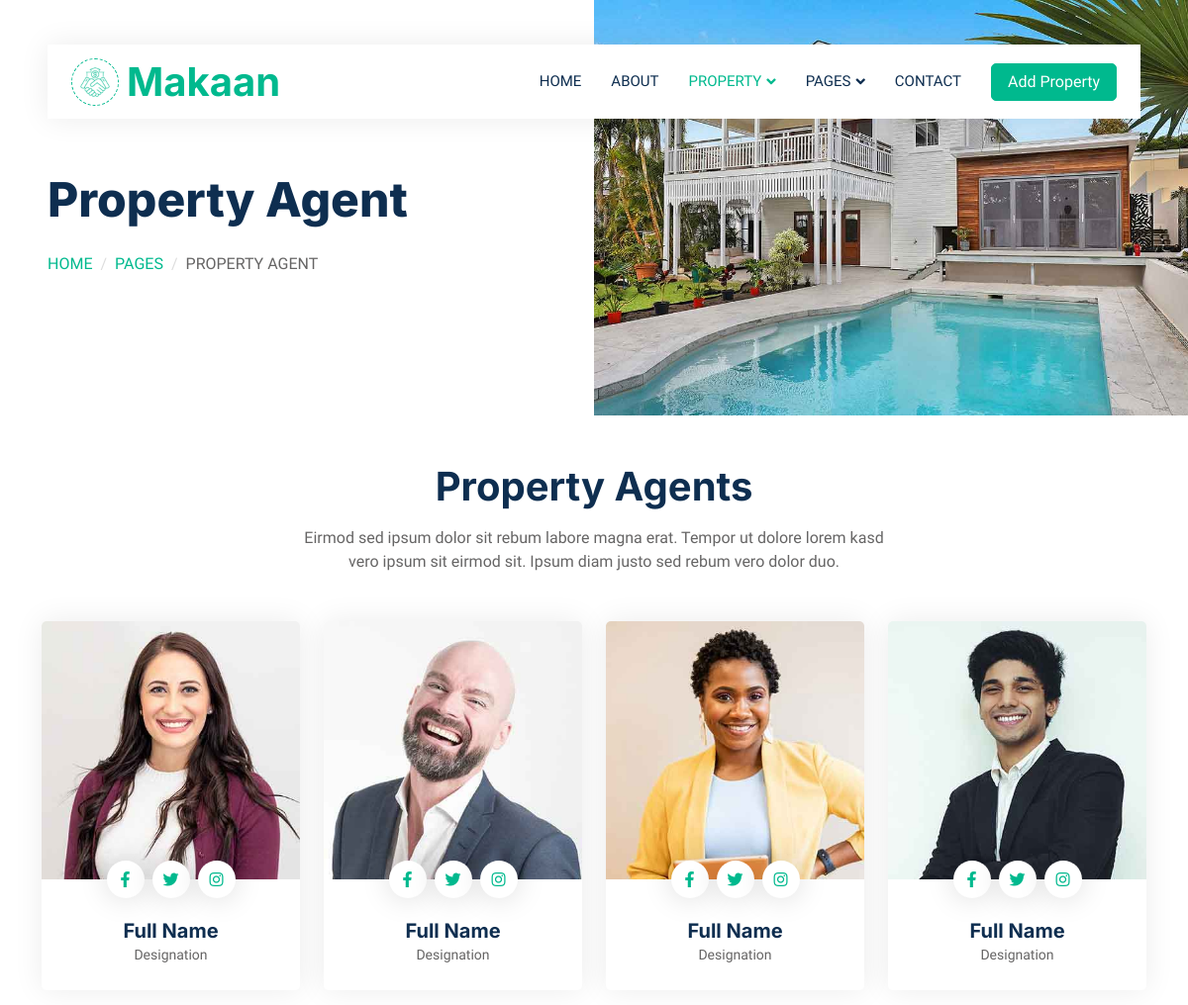
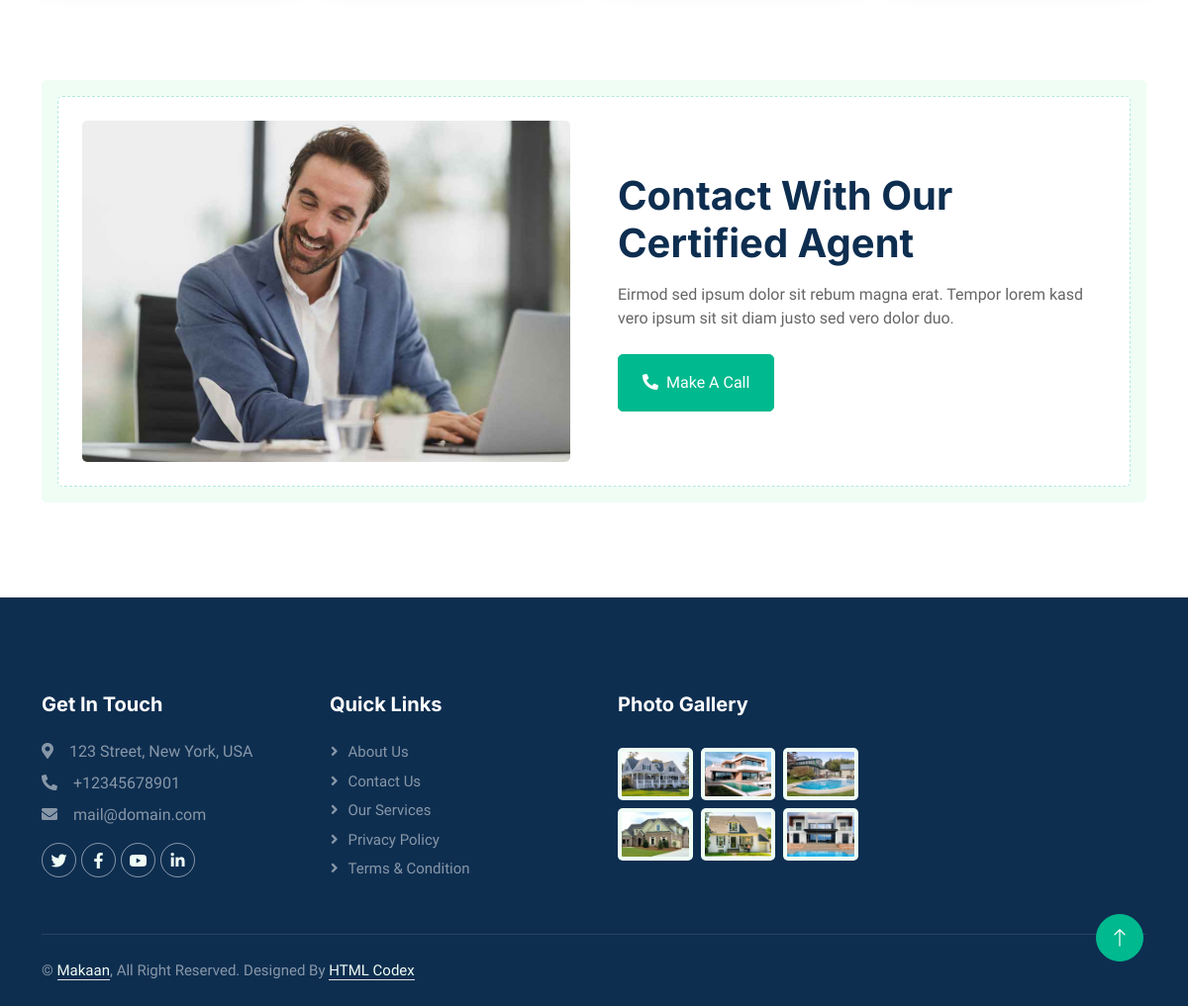
The app's page /pr_agent/ with its own data (2 pictures, top to bottom).
### main/models.py (models this page shows, shortened)
class MainInfo(models.Model):
    img = models.ImageField('Image',upload_to='main_image')
    name = models.CharField('Company name',max_length=255)
    address = models.CharField('Address',max_length=255)
    phone = PhoneNumberField('Phonenumber')
    email = models.EmailField('Email')
    twitter = models.URLField('Twitter')
    facebook = models.URLField('facebook')
    youtube = models.URLField('youtube')
    linkedin = models.URLField('linkedin')
    class Meta:
        verbose_name = 'Main Info'
        verbose_name_plural = 'Main Info'

class AboutStatus(models.Model):
    img = models.ImageField('image',upload_to='images')
    text = models.CharField('Some text',max_length=255)
    word1 = models.CharField('word1',max_length=255)
    word2 = models.CharField('word2',max_length=255)
    word3 = models.CharField('word3',max_length=255)

class PropertyAgent(models.Model):
    agentimg=models.ImageField('agentimg',upload_to='agentimg')
    facebook=models.URLField('facebook')
    twitter=models.URLField('twitter')
    instagram=models.URLField('instagram')
    name=models.CharField('name',max_length=255)
    designation=models.CharField('designation',max_length=255)

class ContactAgent(models.Model):
    imgagent=models.ImageField('imgagent',upload_to='imgagent')
    ver=models.CharField('ver',max_length=255)
    text=models.CharField('text',max_length=255)

class Gallery(models.Model):
    images = models.ImageField('Gallery',upload_to='images')

### main/views.py (the view)
# urls.py: path('pr_agent/',PropertyAgents.as_view(),name = 'pr_agent'),
class PropertyAgents(ListView):
    template_name='property-agent.html'
    def get(self,request):
        propertyagent=PropertyAgent.objects.all()
        contactagent=ContactAgent.objects.all()
        context={
            'propertyagent':propertyagent,
            'contactagent':contactagent
        }
        MainInfoF(context,'Property Agent','Property Agent')
        return render(request,self.template_name,context)

### main/views.py (called while the page is built)
def MainInfoF(context,title,subtitle):
    context['maininfo'] = MainInfo.objects.get()
    context['aboutstatus'] = AboutStatus.objects.all()
    context['gallery'] = Gallery.objects.all()
    context['subtitle'] = subtitle
    context['title'] = title

### main/templates/property-agent.html
{% extends 'base_2.html' %}
    {% block content_2 %}
         <div class="container-xxl py-5">
            <div class="container">
                <div class="text-center mx-auto mb-5 wow fadeInUp" data-wow-delay="0.1s" style="max-width: 600px;">
                    <h1 class="mb-3">Property Agents</h1>
                    <p>Eirmod sed ipsum dolor sit rebum labore magna erat. Tempor ut dolore lorem kasd vero ipsum sit eirmod sit. Ipsum diam justo sed rebum vero dolor duo.</p>
                </div>
                <div class="row g-4">
                    {% for i in propertyagent %}
                    <div class="col-lg-3 col-md-6 wow fadeInUp" data-wow-delay="0.1s">
                        <div class="team-item rounded overflow-hidden">
                            <div class="position-relative">
                                <img class="img-fluid" src="{{ i.agentimg.url }}" alt="">
                                <div class="position-absolute start-50 top-100 translate-middle d-flex align-items-center">
                                    <a class="btn btn-square mx-1" href="{{ i.facebook }}"><i class="fab fa-facebook-f"></i></a>
                                    <a class="btn btn-square mx-1" href="{{ i.twitter }}"><i class="fab fa-twitter"></i></a>
                                    <a class="btn btn-square mx-1" href="{{ i.instagram }}"><i class="fab fa-instagram"></i></a>
                                </div>
                            </div>
                            <div class="text-center p-4 mt-3">
                                <h5 class="fw-bold mb-0">{{ i.name }}</h5>
                                <small>{{ i.designation }}</small>
                            </div>
                        </div>
                    </div>
                    {% endfor %}
                </div>
            </div>
        </div>
       <div class="container-xxl py-5">
        <div class="container">
            {% for i in contactagent %}
            <div class="bg-light rounded p-3">
                <div class="bg-white rounded p-4" style="border: 1px dashed rgba(0, 185, 142, .3)">
                    <div class="row g-5 align-items-center">
                        <div class="col-lg-6 wow fadeIn" data-wow-delay="0.1s">
                            <img class="img-fluid rounded w-100" src="{{ i.imgagent.url }}" alt="">
                        </div>
                        <div class="col-lg-6 wow fadeIn" data-wow-delay="0.5s">
                            <div class="mb-4">
                                <h1 class="mb-3">{{ i.ver }}</h1>
                                <p>{{ i.text }}</p>
                            </div>
                            <a href="" class="btn btn-primary py-3 px-4 me-2"><i class="fa fa-phone-alt me-2"></i>Make A Call</a>
                        </div>
                    </div>
                </div>
            {% endfor %}
            </div>
        </div>
    </div>
{% endblock %}

### main/templates/base_2.html
{% extends 'base.html' %}
    {% block content %}
<div class="container-fluid header bg-white p-0">
    <div class="row g-0 align-items-center flex-column-reverse flex-md-row">
        {% for i in aboutstatus %}
        <div class="col-md-6 p-5 mt-lg-5">
            <h1 class="display-5 animated fadeIn mb-4">{{ subtitle }}</h1>
                <nav aria-label="breadcrumb animated fadeIn">
                <ol class="breadcrumb text-uppercase">
                    <li class="breadcrumb-item"><a href="#">{{ i.word1 }}</a></li>
                    <li class="breadcrumb-item"><a href="#">{{ i.word2 }}</a></li>
                    <li class="breadcrumb-item text-body active" aria-current="page">{{ title }}</li>
                </ol>
            </nav>
        </div>
        <div class="col-md-6 animated fadeIn">
            <img class="img-fluid" src="{{ i.img.url }}" alt="">
        </div>
        {% endfor %}
    </div>
</div>
{% block content_2 %}
{% endblock %}
{% endblock %}

### main/templates/base.html (shortened to what this page needs)
{% load static %}
<!DOCTYPE html>
<html lang="en">
<head>
    <link href="https://cdnjs.cloudflare.com/ajax/libs/font-awesome/5.10.0/css/all.min.css" rel="stylesheet">
    <link href="https://cdn.jsdelivr.net/npm/bootstrap-icons@1.4.1/font/bootstrap-icons.css" rel="stylesheet">
    <link href="{% static 'lib/animate/animate.min.css' %}" rel="stylesheet">
    <link href="{% static 'lib/owlcarousel/assets/owl.carousel.min.css' %}" rel="stylesheet">
    <link href="{% static 'css/bootstrap.min.css' %}" rel="stylesheet">
    <link href="{% static 'css/style.css' %}" rel="stylesheet">
</head>
<body>
    <div class="container-xxl bg-white p-0">
<div class="container-fluid nav-bar bg-transparent">
    <nav class="navbar navbar-expand-lg bg-white navbar-light py-0 px-4">
        <a href="{% url 'home' %}" class="navbar-brand d-flex align-items-center text-center">
            <div class="icon p-2 me-2">
                <img class="img-fluid" src="{{ maininfo.img.url }}" alt="Icon" style="width: 30px; height: 30px;">
            </div>
            <h1 class="m-0 text-primary">{{ maininfo.name }}</h1>
        </a>
        <div class="collapse navbar-collapse" id="navbarCollapse">
            <div class="navbar-nav ms-auto">
                <a href="{% url 'home' %}" class="nav-item nav-link {% if request.path == '/' %}active{% endif %}">Home</a>
                <a href="{% url 'about' %}" class="nav-item nav-link {% if request.path == '/about/' %}active{% endif %}">About</a>
                <div class="nav-item dropdown">
                    <a href="#" class="nav-link dropdown-toggle {% if request.path == '/pr_list/' or request.path == '/pr_type/' or request.path == '/pr_agent/' %}active{% endif %}" data-bs-toggle="dropdown">Property</a>
                </div>
                <div class="nav-item dropdown">
                    <a href="#" class="nav-link dropdown-toggle {% if request.path == '/testimonial/' %}active{% endif %}" data-bs-toggle="dropdown">Pages</a>
                </div>
                <a href="{% url 'contact' %}" class="nav-item nav-link {% if request.path == '/contact/' %}active{% endif %}">Contact</a>
            </div>
            <a href="{% url 'pr_list' %}" class="btn btn-primary px-3 d-none d-lg-flex">Add Property</a>
        </div>
    </nav>
</div>
        {% block content %}{% endblock %}
        <div class="container-fluid bg-dark text-white-50 footer pt-5 mt-5 wow fadeIn" data-wow-delay="0.1s">
            <div class="container py-5">
                <div class="row g-5">
                    <div class="col-lg-3 col-md-6">
                        <h5 class="text-white mb-4">Get In Touch</h5>
                        <p class="mb-2"><i class="fa fa-map-marker-alt me-3"></i>{{ maininfo.address }}</p>
                        <p class="mb-2"><i class="fa fa-phone-alt me-3"></i>{{ maininfo.phone }}</p>
                        <p class="mb-2"><i class="fa fa-envelope me-3"></i>{{ maininfo.email }}</p>
                        <div class="d-flex pt-2">
                            <a class="btn btn-outline-light btn-social" href="{{ maininfo.twitter }}" target="_blank"><i class="fab fa-twitter"></i></a>
                            <a class="btn btn-outline-light btn-social" href="{{ maininfo.facebook }}" target="_blank"><i class="fab fa-facebook-f"></i></a>
                            <a class="btn btn-outline-light btn-social" href="{{ maininfo.youtube }}" target="_blank"><i class="fab fa-youtube"></i></a>
                            <a class="btn btn-outline-light btn-social" href="{{ maininfo.linkedin }}" target="_blank"><i class="fab fa-linkedin-in"></i></a>
                        </div>
                    </div>
                    <div class="col-lg-3 col-md-6">
                        <h5 class="text-white mb-4">Quick Links</h5>
                        <a class="btn btn-link text-white-50" href="">About Us</a>
                        <a class="btn btn-link text-white-50" href="">Contact Us</a>
                        <a class="btn btn-link text-white-50" href="">Our Services</a>
                        <a class="btn btn-link text-white-50" href="">Privacy Policy</a>
                        <a class="btn btn-link text-white-50" href="">Terms & Condition</a>
                    </div>
                    <div class="col-lg-3 col-md-6">
                        <h5 class="text-white mb-4">Photo Gallery</h5>
                        <div class="row g-2 pt-2">
                            {% for i in gallery %}
                            <div class="col-4">
                                <img class="img-fluid rounded bg-light p-1" src="{{ i.images.url }}" alt="">
                            </div>
                            {% endfor %}
                        </div>
                    </div>
                </div>
            </div>
            <div class="container">
                <div class="copyright">
                    <div class="row">
                        <div class="col-md-6 text-center text-md-start mb-3 mb-md-0">
                            &copy; <a class="border-bottom" href="#">{{ maininfo.name }}</a>, All Right Reserved.
                            Designed By <a class="border-bottom" href="https://htmlcodex.com">HTML Codex</a>
                        </div>
                    </div>
                </div>
            </div>
        </div>
        <a href="#" class="btn btn-lg btn-primary btn-lg-square back-to-top"><i class="bi bi-arrow-up"></i></a>
    </div>
</body>
</html>

### main/static/css/style.css (style rules this page uses)
:root { --primary: #00B98E; --secondary: #FF6922; --light: #EFFDF5; --dark: #0E2E50; }
.back-to-top { position: fixed; display: none; right: 45px; bottom: 45px; z-index: 99; }
.btn { transition: .5s; }
.btn.btn-primary, .btn.btn-secondary { color: #FFFFFF; }
.btn-square { width: 38px; height: 38px; }
.btn-lg-square { width: 48px; height: 48px; }
.btn-square, .btn-sm-square, .btn-lg-square { padding: 0; display: flex; align-items: center; justify-content: center; font-weight: normal; border-radius: 50px; }
.nav-bar { position: relative; margin-top: 45px; padding: 0 3rem; transition: .5s; z-index: 9999; }
.navbar { box-shadow: 0 0 30px rgba(0, 0, 0, .08); }
.navbar .dropdown-toggle::after { border: none; content: "\f107"; font-family: "Font Awesome 5 Free"; font-weight: 900; vertical-align: middle; margin-left: 5px; transition: .5s; }
.navbar-light .navbar-nav .nav-link { margin-right: 30px; padding: 25px 0; color: #FFFFFF; font-size: 15px; text-transform: uppercase; outline: none; }
.navbar-light .navbar-nav .nav-link:hover, .navbar-light .navbar-nav .nav-link.active { color: var(--primary); }
.navbar-light .navbar-brand { height: 75px; }
.navbar-light .navbar-nav .nav-link { color: var(--dark); font-weight: 500; }
@media (min-width: 992px) { .header { margin-top: -120px; } }
.breadcrumb-item + .breadcrumb-item::before { color: #DDDDDD; }
.icon { padding: 15px; display: inline-flex; align-items: center; justify-content: center; background: #FFFFFF !important; border-radius: 50px; border: 1px dashed var(--primary) !important; }
.team-item { box-shadow: 0 0 30px rgba(0, 0, 0, .08); transition: .5s; }
.team-item .btn { color: var(--primary); background: #FFFFFF; box-shadow: 0 0 30px rgba(0, 0, 0, .15); }
.footer .btn.btn-social { margin-right: 5px; width: 35px; height: 35px; display: flex; align-items: center; justify-content: center; color: var(--light); border: 1px solid rgba(255,255,255,0.5); border-radius: 35px; transition: .3s; }
.footer .btn.btn-link { display: block; margin-bottom: 5px; padding: 0; text-align: left; font-size: 15px; font-weight: normal; text-transform: capitalize; transition: .3s; }
.footer .btn.btn-link::before { position: relative; content: "\f105"; font-family: "Font Awesome 5 Free"; font-weight: 900; margin-right: 10px; }
.footer .copyright { padding: 25px 0; font-size: 15px; border-top: 1px solid rgba(256, 256, 256, .1); }
.footer .copyright a { color: var(--light); }

### records on screen
MainInfo: img (picture), name "Makaan", address "123 Street, New York, USA", phone "+12345678901", email "mail@domain.com"
AboutStatus: subtitle "Property Agent", word1 "HOME", word2 "PAGES", title "PROPERTY AGENT", img (picture)
PropertyAgent: agentimg (picture), name "Full Name", designation "Designation"
PropertyAgent: agentimg (picture), name "Full Name", designation "Designation"
PropertyAgent: agentimg (picture), name "Full Name", designation "Designation"
PropertyAgent: agentimg (picture), name "Full Name", designation "Designation"
ContactAgent: imgagent (picture), ver "Contact With Our Certified Agent", text "Eirmod sed ipsum dolor sit rebum magna erat. Tempor lorem kasd vero ipsum sit sit diam justo sed vero dolor duo."
Gallery: images (picture)
Gallery: images (picture)
Gallery: images (picture)
Gallery: images (picture)
Gallery: images (picture)
Gallery: images (picture)
